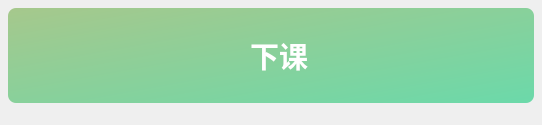
<?xml version="1.0" encoding="UTF-8"?>
<ui version="4.0">
 <class>Form</class>
 <widget class="QWidget" name="Form">
  <property name="geometry">
   <rect>
    <x>0</x>
    <y>0</y>
    <width>542</width>
    <height>125</height>
   </rect>
  </property>
  <property name="minimumSize">
   <size>
    <width>0</width>
    <height>0</height>
   </size>
  </property>
  <property name="maximumSize">
   <size>
    <width>16777215</width>
    <height>65536</height>
   </size>
  </property>
  <property name="windowTitle">
   <string>Form</string>
  </property>
  <layout class="QHBoxLayout" name="horizontalLayout">
   <property name="leftMargin">
    <number>8</number>
   </property>
   <property name="topMargin">
    <number>8</number>
   </property>
   <property name="rightMargin">
    <number>8</number>
   </property>
   <property name="bottomMargin">
    <number>22</number>
   </property>
   <item>
    <widget class="QPushButton" name="alert">
     <property name="sizePolicy">
      <sizepolicy hsizetype="Preferred" vsizetype="Preferred">
       <horstretch>0</horstretch>
       <verstretch>0</verstretch>
      </sizepolicy>
     </property>
     <property name="font">
      <font>
       <family>Microsoft YaHei UI</family>
       <pointsize>22</pointsize>
       <weight>75</weight>
       <bold>true</bold>
      </font>
     </property>
     <property name="styleSheet">
      <string notr="true">border: none;
color: rgba(255, 255, 255, 255);
font-weight: bold;
border-radius: 8px;
background-color: qlineargradient(spread:pad, x1:0, y1:0, x2:1, y2:1, stop:0 rgba(166, 200, 140, 255), stop:1 rgba(107, 217, 170, 255));</string>
     </property>
     <property name="text">
      <string>  下课</string>
     </property>
     <property name="icon">
      <iconset>
       <normaloff>img/attend_class.svg</normaloff>img/attend_class.svg</iconset>
     </property>
     <property name="iconSize">
      <size>
       <width>46</width>
       <height>36</height>
      </size>
     </property>
    </widget>
   </item>
  </layout>
 </widget>
 <resources/>
 <connections/>
</ui>
